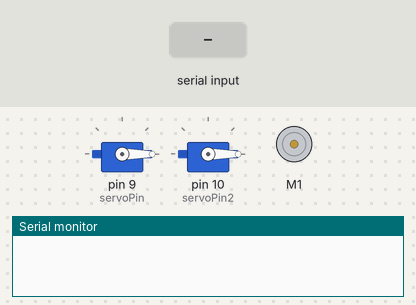
Bench run of a sketch on a simulated Arduino Uno, built with avr-gcc and run on an emulated ATmega328P. On the bench: 2 × servo, DC motor (green arrow = forward, orange = backward, longer = faster), the last lines printed to the serial monitor. The test bench sets the inputs (shaded band).

Above: at 1.2 s.
1.3 s: "s90\n" received over Serial
At 2.35 s:
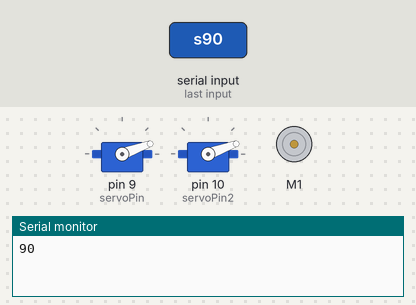
At 6.1 s:
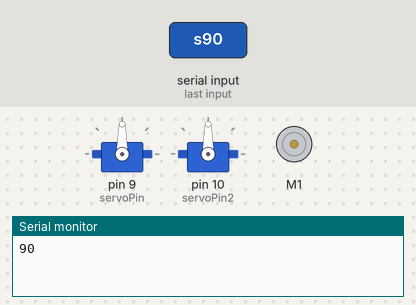
7.3 s: "r90\n" received over Serial
At 8.9 s:
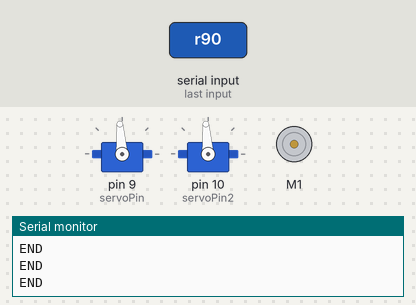
Timing chart, 0 to 10.4 s (numbered marks = the images above; inputs shaded):
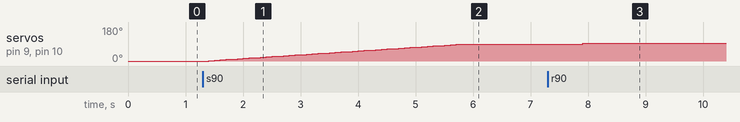

The sketch:

card_machine.ino
```cpp
#include "rotation_module.h"
#include "ejector_module.h"

void setup(){
  Serial.begin(9600);
  initRotation();
  initEjector();
}

void loop(){
  if(Serial.available()){
    int recievedChar = Serial.read();
    if(recievedChar == 'r'){
      Serial.println("r");
      rotateCircle();
    }else if(recievedChar == 's' || recievedChar == 'R'){
      while (Serial.available() && !isDigit(Serial.peek())) {
          Serial.read(); // 扔掉非数字
      }
      int angle = Serial.parseInt();
      Serial.println(angle);
      if(angle >= 0 && angle <= 180){
        rotateToAngle(angle);
        delay(2000);
        if(recievedChar == 's'){
          ejectCard();
          //Serial.println("Ejected!");
        }
      }
    }else if(recievedChar == 'q'){
        rotateToAngle(0);
    }
    Serial.println("END");
  }
}


/*
  理论上传数据的模型如下
  loop(){
    python -> aduino r
    aduino -> python END
  }
  loop() for 90 times
  s 0
  s 45
  s 90
  s 135
*/
```

ejector_module.cpp
```cpp
#include "ejector_module.h"
#include <AFMotor.h>
#include <Arduino.h>

AF_DCMotor motor1(1);
int sensorPin = 15; //define analog pin 2


void initEjector() {
  motor1.setSpeed(150);
  motor1.run(RELEASE);
}

void ejectCard() {
  //Serial.write("ejecting card!\n");
  while(analogRead(sensorPin) < 400){
    motor1.run(FORWARD);
    delay(80);
  }
  motor1.run(RELEASE);
}
```

ejector_module.h
```cpp
#ifndef EJECTOR_MODULE_H
#define EJECTOR_MODULE_H

void initEjector();
void ejectCard();

#endif
```

rotation_module.cpp
```cpp
#include <Servo.h>
#include <Arduino.h>
#include "rotation_module.h"

Servo servo1,servo2;
const int servoPin = 9;
const int servoPin2 = 10;
int current = 0;//当前的角度
void initRotation(){
  servo1.attach(servoPin);
  servo2.attach(servoPin2);
  servo1.write(0);
  servo2.write(0);
}

void rotateToAngle(int angle){
  if(current > angle){
    for(;current > angle;current-=2){
      servo1.write(current);
      servo2.write(current);
      delay(100);
    }
  }else{
    for(;current <= angle;current = current+2){
      servo1.write(current);
      servo2.write(current);
      delay(100);
    }
  }
}

void rotateCircle(){
  current+=2;
  servo1.write(current);
  servo2.write(current);
  //Serial.println(current);
}
```

rotation_module.h
```cpp
#ifndef ROTATION_MODULE_H
#define ROTATION_MODULE_H

void initRotation();
void rotateToAngle(int angle);
void rotateCircle();

#endif
```

Measured:
- after the input at 1.3 s, servo on pin 9 (servoPin), servo on pin 10 (servoPin2): moves from 0° to 90° over 4.4 s, starting after 0.10 s
- after the input at 7.3 s, servo on pin 9 (servoPin), servo on pin 10 (servoPin2): 90° → 94° after 0.61 s
